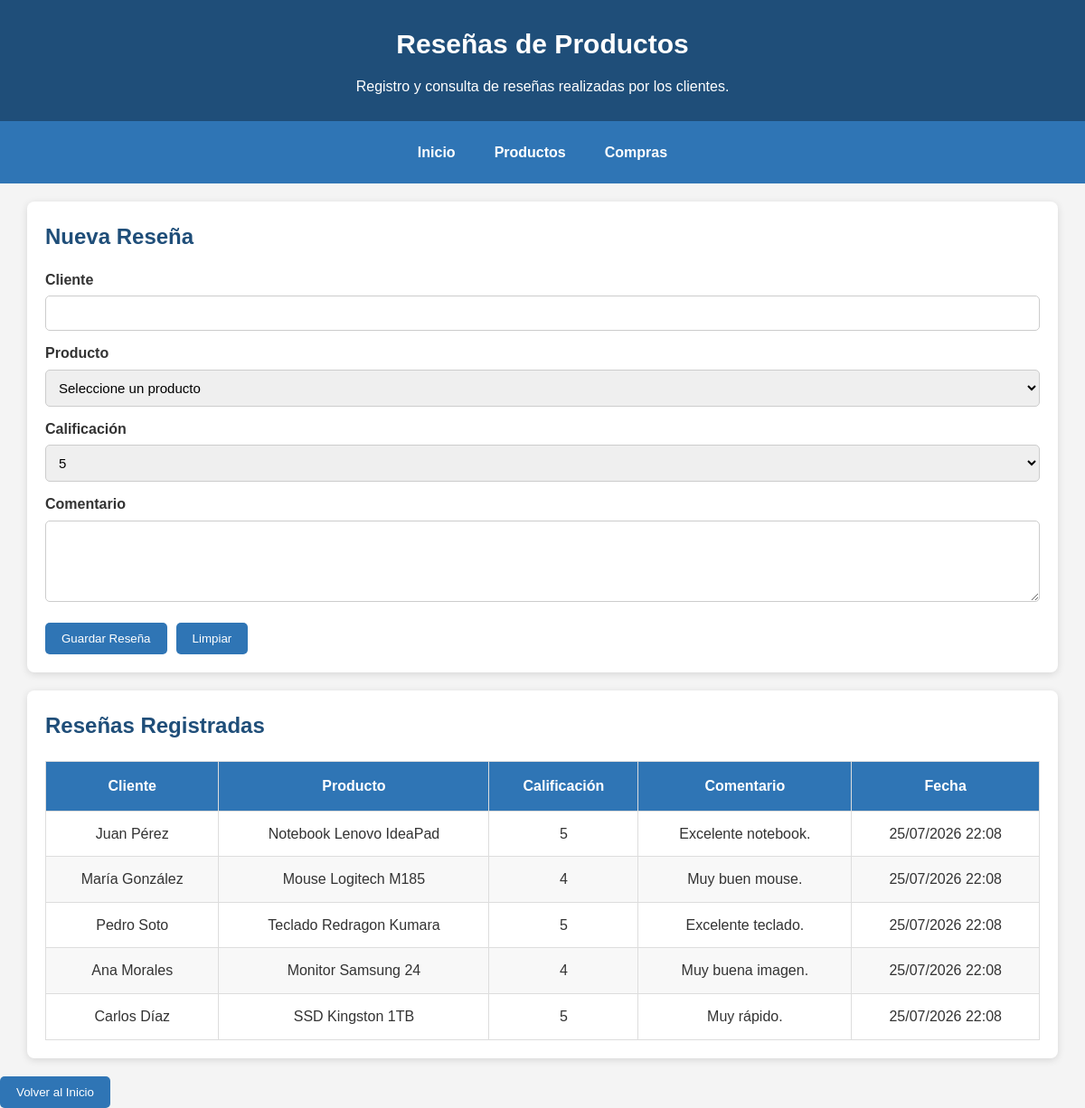
Page /procesarResena.php on the committed database.
### tables this page shows
CREATE TABLE RESENA(
    id_resena INT AUTO_INCREMENT PRIMARY KEY,
    cliente VARCHAR(100) NOT NULL,
    id_producto INT NOT NULL,
    calificacion TINYINT NOT NULL,
    comentario TEXT NOT NULL,
    fecha DATETIME NOT NULL DEFAULT CURRENT_TIMESTAMP,
    CONSTRAINT fk_resena_producto FOREIGN KEY(id_producto)
        REFERENCES PRODUCTO(id_producto)
        ON UPDATE CASCADE
        ON DELETE RESTRICT
);

CREATE TABLE PRODUCTO(
    id_producto INT AUTO_INCREMENT PRIMARY KEY,
    nombre VARCHAR(100) NOT NULL,
    descripcion VARCHAR(250) NOT NULL,
    precio DECIMAL(10,2) NOT NULL,
    stock INT NOT NULL DEFAULT 0
);

### procesarResena.php (the view, shortened to what this page needs)
<?php
require_once(__DIR__."/includes/configSesion.php");
$sqlResenas="SELECT
                r.id_resena,
                r.cliente,
                p.nombre AS producto,
                r.calificacion,
                r.comentario,
                r.fecha
             FROM RESENA r
             INNER JOIN PRODUCTO p
                ON r.id_producto=p.id_producto
             ORDER BY r.fecha DESC";
$resultadoResenas=$conexion->query($sqlResenas);
?>
<!DOCTYPE html>
<html lang="es">
<head>
    <link rel="stylesheet" href="styles.css">
</head>
<body>
<header>
    <h1>Reseñas de Productos</h1>
    <p>Registro y consulta de reseñas realizadas por los clientes.</p>
</header>
<nav class="menuPrincipal">
    <a href="index.php">Inicio</a>
    <a href="registrarProducto.php">Productos</a>
    <a href="registrarCompra.php">Compras</a>
</nav>
<section>
<h2>Nueva Reseña</h2>
<form action="procesarResena.php" method="POST" onsubmit="return validarResena();">
<label for="cliente">Cliente</label>
<input type="text" id="cliente" name="cliente" maxlength="100" required>
<label for="idProducto">Producto</label>
<select id="idProducto" name="idProducto" required>
    <option value="">Seleccione un producto</option>
</select>
<label for="calificacion">Calificación</label>
<select id="calificacion" name="calificacion">
    <option value="5">5</option>
</select>
<label for="comentario">Comentario</label>
<textarea id="comentario" name="comentario" rows="4" required></textarea>
<div class="botonesFormulario">
    <button type="submit">Guardar Reseña</button>
    <button type="reset">Limpiar</button>
</div>
</form>
</section>
<section>
<h2>Reseñas Registradas</h2>
<?php if($resultadoResenas && $resultadoResenas->num_rows>0){ ?>
<table class="tablaCarrito">
<thead>
<tr>
    <th>Cliente</th>
    <th>Producto</th>
    <th>Calificación</th>
    <th>Comentario</th>
    <th>Fecha</th>
</tr>
</thead>
<tbody>
<?php while($resena=$resultadoResenas->fetch_assoc()){ ?>
<tr>
    <td><?= htmlspecialchars($resena["cliente"]) ?></td>
    <td><?= htmlspecialchars($resena["producto"]) ?></td>
    <td><?= $resena["calificacion"] ?></td>
    <td><?= htmlspecialchars($resena["comentario"]) ?></td>
    <td><?= date("d/m/Y H:i",strtotime($resena["fecha"])) ?></td>
</tr>
<?php } ?>
</tbody>
</table>
<?php }else{ ?>
<p>No existen reseñas registradas.</p>
<?php } ?>
</section>
<div class="botonesFormulario">
    <a href="index.php"><button type="button">Volver al Inicio</button></a>
</div>
</body>
</html>

### styles.css (style rules this page uses)
* { margin:0; padding:0; box-sizing:border-box; font-family:Arial,Helvetica,sans-serif; }
body { background:#f4f4f4; color:#333; line-height:1.6; }
header { background:#1f4e79; color:#fff; text-align:center; padding:25px; }
header h1 { margin-bottom:10px; font-size:30px; }
header p { font-size:16px; }
.menuPrincipal { display:flex; justify-content:center; align-items:center; gap:15px; flex-wrap:wrap; background:#2f75b5; padding:12px; }
.menuPrincipal a { color:#fff; text-decoration:none; font-weight:bold; padding:10px 14px; border-radius:5px; transition:.3s; }
section { width:95%; max-width:1200px; margin:20px auto; background:#fff; padding:20px; border-radius:8px; box-shadow:0 2px 8px rgba(0,0,0,.12); }
section h2 { margin-bottom:15px; color:#1f4e79; }
label { display:block; margin-top:12px; margin-bottom:5px; font-weight:bold; }
input, select, textarea { width:100%; padding:10px; border:1px solid #ccc; border-radius:5px; font-size:15px; }
textarea { resize:vertical; }
button { background:#2f75b5; color:#fff; border:none; padding:10px 18px; border-radius:5px; cursor:pointer; transition:.3s; }
.botonesFormulario { display:flex; gap:10px; flex-wrap:wrap; margin-top:15px; }
.tablaCarrito { width:100%; border-collapse:collapse; margin-top:20px; background:#fff; }
.tablaCarrito thead { background:#2f75b5; color:#fff; }
.tablaCarrito th { padding:14px; border:1px solid #ddd; text-align:center; }
.tablaCarrito td { padding:12px; border:1px solid #ddd; text-align:center; vertical-align:middle; }
.tablaCarrito tbody tr:nth-child(even) { background:#f8f8f8; }
table { width:100%; }

### rows in the picture
resena: cliente "Juan Pérez", id_producto.nombre "Notebook Lenovo IdeaPad", calificacion "5", comentario "Excelente notebook.", fecha "25/07/2026 22:08"
resena: cliente "María González", id_producto.nombre "Mouse Logitech M185", calificacion "4", comentario "Muy buen mouse.", fecha "25/07/2026 22:08"
resena: cliente "Pedro Soto", id_producto.nombre "Teclado Redragon Kumara", calificacion "5", comentario "Excelente teclado.", fecha "25/07/2026 22:08"
resena: cliente "Ana Morales", id_producto.nombre "Monitor Samsung 24", calificacion "4", comentario "Muy buena imagen.", fecha "25/07/2026 22:08"
resena: cliente "Carlos Díaz", id_producto.nombre "SSD Kingston 1TB", calificacion "5", comentario "Muy rápido.", fecha "25/07/2026 22:08"
